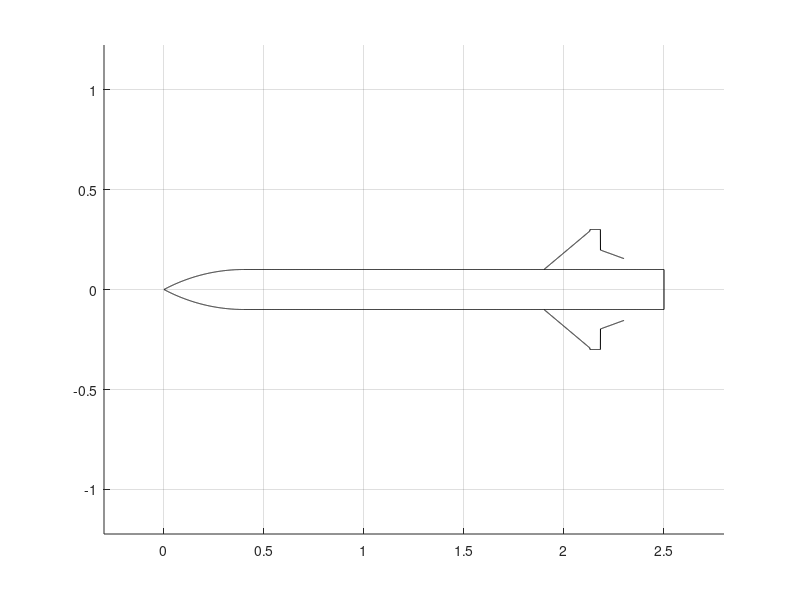

Source code (MATLAB):
    %%%resolution
    resolution = 1000;
    %%% overall vehicle mass
    mass = 0.5; %kg
    
    %%% overall vehicle length
    len = 2.5; %m
    
    %%% overall vehicle diameter
    diam = 0.2; %m
    
    %%%length of nosecone
    nclength = 0.4; %m
    
    %%%fin root chord 
    rchord = 0.2; %m
    
    %%%fin tip chord
    tchord = 0.05; %m
    
    %%%fin span
    fspan = 0.3; %m
    
    %%%chord off
    
    %%%fin fwd sweep angle (measured from body tube to leading edge)
    fwdangle = 40; %degrees
    
    %%%fin aft sweep angle (measure from trailing edge to body tube)
    aftangle = 20; %degrees
    
    %%%fin offset (distance from trailing edge to edge of body tube)
    finoffset = 0.4; %m
    
    %%%create diagram of rocket
    
    %%%create body section
    x = linspace(nclength,len,resolution);
    body = zeros(1,length(x));
    body = body + diam/2;
    
    %%%create nosecone
    R_0 = ((diam/2)^2 + nclength^2) / (diam);
    x_nose = linspace(0,nclength,1000);
    %%%equation for ogive nosecone
    nosecone = sqrt(R_0^2 - (nclength - x_nose).^2) + diam/2 - R_0;
    
    %%%create fins
    %create matrix from front of fins to back of fins
    finfront = len-finoffset-rchord;
    finback = len-finoffset+rchord;
    
    x_fins = linspace(finfront,finback,resolution);
    fins = zeros(1,length(x_fins));
    
    for i = 1:resolution
        if(i < 2)
            fins(i) = diam/2;
        else
            if (x_fins(i) > finfront && x_fins(i) < finfront + fspan * cos(fwdangle * pi / 180))
                %leading angle portion of fin
                fins(i) = diam/2 + tan(fwdangle * pi / 180) * (x_fins(i) - finfront);
            else if (x_fins(i) > finfront + fspan * cos(fwdangle * pi / 180) && x_fins(i) < finfront + fspan * cos(aftangle * pi / 180))
                %straight portion 
                fins(i) = fspan;
                else
                    %trailing angle portion of fin
                    fins(i) = fspan - tan(aftangle * pi / 180) * (x_fins(i) - finfront);
                    disp("yo")
                end
            end
        end
    end
    
    
    
    hold on
    axis equal
    grid on
    plot(x_nose,nosecone,'k')
    plot(x,body,'k')
    plot(x_nose,-nosecone,'k')
    plot(x,-body,'k')
    plot(x_fins,fins,'k')
    plot(x_fins,-fins,'k')
    line([x(end) x(end)],[diam/2 -diam/2],'Color','black')
    xlim([-.3 len+.3]);
    